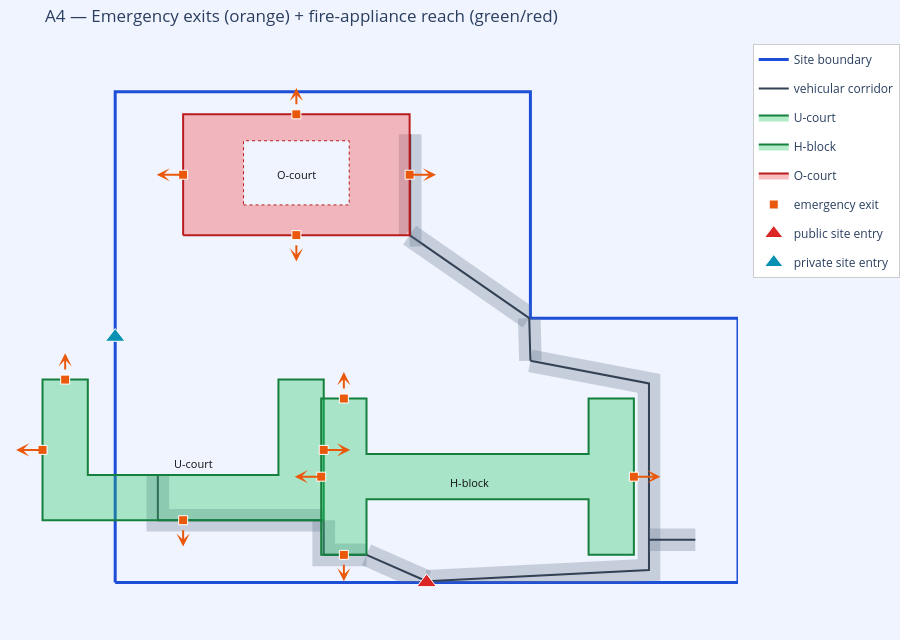

The notebook cell saved with this chart:
### Markdown cell above
## A4 — Fire safety & emergency egress

`fire_safety_egress` combines two things per building: **emergency exits**
(orange arrows) placed on open exterior facades with multiple independent escape
directions — never discharging into a courtyard — and **fire-appliance reach**
(strict: nearest wall, deepest interior, every courtyard). Buildings shade green
(serviceable) / red (a courtyard or core out of reach).

### Code cell
fs = report['fire_safety_egress']
fire, egress = fs['fire_access'], fs['egress']
print('fire  :', fire['summary'])
print('egress:', egress['summary'])
for r in egress['buildings']:
    fa = r['fire_appliance_access']
    print(f"   {r['building_id']:8s} exits={r['n_exits']} indep_dir={r['independent_directions']} "
          f"single_point={r['single_point_failure']} court_only={r['courtyard_only_egress_risk']} "
          f"| appliance: near={fa['distance_m']}m deep={fa['deepest_point_distance_m']}m "
          f"courts_ok={fa['courtyards_reachable']} compliant={r['compliant']}")

fig = new_fig('A4 — Emergency exits (orange) + fire-appliance reach (green/red)', SITE_BOUNDARY)
draw_vehicular(fig, veh)
draw_buildings(fig, BUILDINGS, fire=fire)
draw_emergency_exits(fig, egress)
draw_entries(fig, propose_site_entries(SITE_MODEL))
fig.show()

### Figure 1 — Plotly figure (JSON) as saved in the notebook; plotly's stock layout.template omitted (floating-point values rounded to 4 significant figures)
{"data": [{"hoverinfo": "skip", "line": {"color": "#1d4ed8", "width": 3}, "mode": "lines", "name": "Site boundary", "type": "scatter", "x": [0, 165, 165, 110, 110, 0, 0, 0], "y": [0, 0, 70, 70, 130, 130, 0, 0]}, {"fill": "toself", "fillcolor": "rgba(100,116,139,0.30)", "hoverinfo": "skip", "line": {"color": "rgba(0,0,0,0)", "width": 0}, "mode": "lines", "showlegend": false, "type": "scatter", "x": [85.5, 85.5, 79.5, 79.5, 85.5, 85.5], "y": [0.3, 0.0, 0.0, 0.3, 0.3, 0.3]}, {"hoverinfo": "skip", "legendgroup": "veh", "line": {"color": "#334155", "width": 2}, "mode": "lines", "name": "vehicular corridor", "showlegend": true, "type": "scatter", "x": [82.5, 82.5], "y": [0.0, 0.3]}, {"fill": "toself", "fillcolor": "rgba(100,116,139,0.30)", "hoverinfo": "skip", "line": {"color": "rgba(0,0,0,0)", "width": 0}, "mode": "lines", "showlegend": false, "type": "scatter", "x": [67.79, 83.71, 82.37, 75.72, 65.38, 67.79, 67.79], "y": [10.04, 3.047, 0.0, 0.0, 4.545, 10.04, 10.04]}, {"hoverinfo": "skip", "legendgroup": "veh", "line": {"color": "#334155", "width": 2}, "mode": "lines", "name": "vehicular corridor", "showlegend": false, "type": "scatter", "x": [82.5, 66.58], "y": [0.3, 7.292]}, {"fill": "toself", "fillcolor": "rgba(100,116,139,0.30)", "hoverinfo": "skip", "line": {"color": "rgba(0,0,0,0)", "width": 0}, "mode": "lines", "showlegend": false, "type": "scatter", "x": [52.25, 58.25, 58.25, 66.58, 66.58, 52.25, 52.25, 52.25], "y": [16.48, 16.48, 10.29, 10.29, 4.292, 4.292, 16.48, 16.48]}, {"hoverinfo": "skip", "legendgroup": "veh", "line": {"color": "#334155", "width": 2}, "mode": "lines", "name": "vehicular corridor", "showlegend": false, "type": "scatter", "x": [66.58, 55.25, 55.25], "y": [7.292, 7.292, 16.48]}, {"fill": "toself", "fillcolor": "rgba(100,116,139,0.30)", "hoverinfo": "skip", "line": {"color": "rgba(0,0,0,0)", "width": 0}, "mode": "lines", "showlegend": false, "type": "scatter", "x": [138.4, 109.4, 110.6, 144.4, 144.4, 135.7, 82.52, 82.35, 138.4, 138.4, 138.4], "y": [50.23, 55.75, 61.65, 55.19, 0.4405, 0.0, 0.0, 3.296, 6.144, 50.23, 50.23]}, {"hoverinfo": "skip", "legendgroup": "veh", "line": {"color": "#334155", "width": 2}, "mode": "lines", "name": "vehicular corridor", "showlegend": false, "type": "scatter", "x": [82.5, 141.4, 141.4, 110.0], "y": [0.3, 3.292, 52.71, 58.7]}, {"fill": "toself", "fillcolor": "rgba(100,116,139,0.30)", "hoverinfo": "skip", "line": {"color": "rgba(0,0,0,0)", "width": 0}, "mode": "lines", "showlegend": false, "type": "scatter", "x": [110.0, 110.0, 112.7, 113.0, 107.0, 106.7, 110.0, 110.0], "y": [70.01, 70.0, 70.0, 58.78, 58.62, 69.92, 70.01, 70.01]}, {"hoverinfo": "skip", "legendgroup": "veh", "line": {"color": "#334155", "width": 2}, "mode": "lines", "name": "vehicular corridor", "showlegend": false, "type": "scatter", "x": [110.0, 109.7], "y": [58.7, 70.0]}, {"fill": "toself", "fillcolor": "rgba(100,116,139,0.30)", "hoverinfo": "skip", "line": {"color": "rgba(0,0,0,0)", "width": 0}, "mode": "lines", "showlegend": false, "type": "scatter", "x": [153.7, 141.4, 141.4, 153.7, 153.7, 153.7], "y": [8.3, 8.3, 14.3, 14.3, 8.3, 8.3]}, {"hoverinfo": "skip", "legendgroup": "veh", "line": {"color": "#334155", "width": 2}, "mode": "lines", "name": "vehicular corridor", "showlegend": false, "type": "scatter", "x": [141.4, 153.7], "y": [11.3, 11.3]}, {"fill": "toself", "fillcolor": "rgba(100,116,139,0.30)", "hoverinfo": "skip", "line": {"color": "rgba(0,0,0,0)", "width": 0}, "mode": "lines", "showlegend": false, "type": "scatter", "x": [8.3, 14.3, 14.3, 55.25, 55.25, 8.3, 8.3, 8.3], "y": [28.63, 28.63, 19.48, 19.48, 13.48, 13.48, 28.63, 28.63]}, {"hoverinfo": "skip", "legendgroup": "veh", "line": {"color": "#334155", "width": 2}, "mode": "lines", "name": "vehicular corridor", "showlegend": false, "type": "scatter", "x": [55.25, 11.3, 11.3], "y": [16.48, 16.48, 28.63]}, {"fill": "toself", "fillcolor": "rgba(100,116,139,0.30)", "hoverinfo": "skip", "line": {"color": "rgba(0,0,0,0)", "width": 0}, "mode": "lines", "showlegend": false, "type": "scatter", "x": [79.71, 110.0, 110.0, 108.0, 76.29, 79.71, 79.71], "y": [94.46, 73.44, 70.43, 67.54, 89.54, 94.46, 94.46]}, {"hoverinfo": "skip", "legendgroup": "veh", "line": {"color": "#334155", "width": 2}, "mode": "lines", "name": "vehicular corridor", "showlegend": false, "type": "scatter", "x": [109.7, 78.0], "y": [70.0, 92.0]}, {"fill": "toself", "fillcolor": "rgba(100,116,139,0.30)", "hoverinfo": "skip", "line": {"color": "rgba(0,0,0,0)", "width": 0}, "mode": "lines", "showlegend": false, "type": "scatter", "x": [76.65, 75.15, 75.15, 81.15, 81.15, 78.0, 78.0, 76.65, 76.65], "y": [92.0, 92.0, 118.7, 118.7, 89.0, 89.0, 93.35, 92.0, 92.0]}, {"hoverinfo": "skip", "legendgroup": "veh", "line": {"color": "#334155", "width": 2}, "mode": "lines", "name": "vehicular corridor", "showlegend": false, "type": "scatter", "x": [78.0, 78.15, 78.15], "y": [92.0, 92.0, 118.7]}, {"fill": "toself", "fillcolor": "rgba(34,197,94,0.35)", "hoverinfo": "skip", "line": {"color": "#15803d", "width": 2}, "mode": "lines", "name": "U-court", "type": "scatter", "x": [55.25, 43.25, -7.25, -19.25, -19.25, -19.25, -7.25, -7.25, 43.25, 43.25, 55.25, 55.25, 55.25, 55.25], "y": [16.48, 16.48, 16.48, 16.48, 28.48, 53.73, 53.73, 28.48, 28.48, 53.73, 53.73, 28.48, 16.48, 16.48]}, {"fill": "toself", "fillcolor": "rgba(34,197,94,0.35)", "hoverinfo": "skip", "line": {"color": "#15803d", "width": 2}, "mode": "lines", "name": "H-block", "type": "scatter", "x": [66.58, 54.58, 54.58, 66.58, 66.58, 125.4, 125.4, 137.4, 137.4, 125.4, 125.4, 66.58, 66.58, 66.58], "y": [7.292, 7.292, 48.71, 48.71, 34.0, 34.0, 48.71, 48.71, 7.292, 7.292, 22.0, 22.0, 7.292, 7.292]}, {"fill": "toself", "fillcolor": "rgba(239,68,68,0.35)", "hoverinfo": "skip", "line": {"color": "#b91c1c", "width": 2}, "mode": "lines", "name": "O-court", "type": "scatter", "x": [18, 78, 78, 18, 18], "y": [92, 92, 124, 124, 92]}, {"fill": "toself", "fillcolor": "#f0f4ff", "hoverinfo": "skip", "line": {"color": "#b91c1c", "dash": "dot", "width": 1}, "mode": "lines", "showlegend": false, "type": "scatter", "x": [34, 62, 62, 34, 34], "y": [100, 100, 117, 117, 100]}, {"hoverinfo": "skip", "legendgroup": "exit", "marker": {"color": "#ea580c", "line": {"color": "white", "width": 1}, "size": 9, "symbol": "square"}, "mode": "markers", "name": "emergency exit", "showlegend": true, "type": "scatter", "x": [18.0], "y": [16.48]}, {"hoverinfo": "skip", "legendgroup": "exit", "marker": {"color": "#ea580c", "line": {"color": "white", "width": 1}, "size": 9, "symbol": "square"}, "mode": "markers", "name": "emergency exit", "showlegend": false, "type": "scatter", "x": [-19.25], "y": [35.1]}, {"hoverinfo": "skip", "legendgroup": "exit", "marker": {"color": "#ea580c", "line": {"color": "white", "width": 1}, "size": 9, "symbol": "square"}, "mode": "markers", "name": "emergency exit", "showlegend": false, "type": "scatter", "x": [55.25], "y": [35.1]}, {"hoverinfo": "skip", "legendgroup": "exit", "marker": {"color": "#ea580c", "line": {"color": "white", "width": 1}, "size": 9, "symbol": "square"}, "mode": "markers", "name": "emergency exit", "showlegend": false, "type": "scatter", "x": [-13.25], "y": [53.73]}, {"hoverinfo": "skip", "legendgroup": "exit", "marker": {"color": "#ea580c", "line": {"color": "white", "width": 1}, "size": 9, "symbol": "square"}, "mode": "markers", "name": "emergency exit", "showlegend": false, "type": "scatter", "x": [54.58], "y": [28.0]}, {"hoverinfo": "skip", "legendgroup": "exit", "marker": {"color": "#ea580c", "line": {"color": "white", "width": 1}, "size": 9, "symbol": "square"}, "mode": "markers", "name": "emergency exit", "showlegend": false, "type": "scatter", "x": [137.4], "y": [28.0]}, {"hoverinfo": "skip", "legendgroup": "exit", "marker": {"color": "#ea580c", "line": {"color": "white", "width": 1}, "size": 9, "symbol": "square"}, "mode": "markers", "name": "emergency exit", "showlegend": false, "type": "scatter", "x": [60.58], "y": [7.292]}, {"hoverinfo": "skip", "legendgroup": "exit", "marker": {"color": "#ea580c", "line": {"color": "white", "width": 1}, "size": 9, "symbol": "square"}, "mode": "markers", "name": "emergency exit", "showlegend": false, "type": "scatter", "x": [60.58], "y": [48.71]}, {"hoverinfo": "skip", "legendgroup": "exit", "marker": {"color": "#ea580c", "line": {"color": "white", "width": 1}, "size": 9, "symbol": "square"}, "mode": "markers", "name": "emergency exit", "showlegend": false, "type": "scatter", "x": [48.0], "y": [92.0]}, {"hoverinfo": "skip", "legendgroup": "exit", "marker": {"color": "#ea580c", "line": {"color": "white", "width": 1}, "size": 9, "symbol": "square"}, "mode": "markers", "name": "emergency exit", "showlegend": false, "type": "scatter", "x": [48.0], "y": [124.0]}, {"hoverinfo": "skip", "legendgroup": "exit", "marker": {"color": "#ea580c", "line": {"color": "white", "width": 1}, "size": 9, "symbol": "square"}, "mode": "markers", "name": "emergency exit", "showlegend": false, "type": "scatter", "x": [78.0], "y": [108.0]}, {"hoverinfo": "skip", "legendgroup": "exit", "marker": {"color": "#ea580c", "line": {"color": "white", "width": 1}, "size": 9, "symbol": "square"}, "mode": "markers", "name": "emergency exit", "showlegend": false, "type": "scatter", "x": [18.0], "y": [108.0]}, {"hoverinfo": "text", "marker": {"color": "#dc2626", "line": {"color": "white", "width": 1}, "size": 17, "symbol": "triangle-up"}, "mode": "markers", "name": "public site entry", "showlegend": true, "text": "Main Street", "type": "scatter", "x": [82.5], "y": [0.0]}, {"hoverinfo": "text", "marker": {"color": "#0891b2", "line": {"color": "white", "width": 1}, "size": 17, "symbol": "triangle-up"}, "mode": "markers", "name": "private site entry", "showlegend": true, "text": "Service Lane", "type": "scatter", "x": [0.0], "y": [65.0]}], "layout": {"annotations": [{"font": {"color": "#111", "size": 11}, "showarrow": false, "text": "U-court", "x": 20.87, "y": 31.63}, {"font": {"color": "#111", "size": 11}, "showarrow": false, "text": "H-block", "x": 93.74, "y": 26.41}, {"font": {"color": "#111", "size": 11}, "showarrow": false, "text": "O-court", "x": 48.0, "y": 108.0}, {"arrowcolor": "#ea580c", "arrowhead": 3, "arrowsize": 1.1, "arrowwidth": 2, "ax": 18.0, "axref": "x", "ay": 16.48, "ayref": "y", "showarrow": true, "x": 18.0, "xref": "x", "y": 9.476, "yref": "y"}, {"arrowcolor": "#ea580c", "arrowhead": 3, "arrowsize": 1.1, "arrowwidth": 2, "ax": -19.25, "axref": "x", "ay": 35.1, "ayref": "y", "showarrow": true, "x": -26.25, "xref": "x", "y": 35.1, "yref": "y"}, {"arrowcolor": "#ea580c", "arrowhead": 3, "arrowsize": 1.1, "arrowwidth": 2, "ax": 55.25, "axref": "x", "ay": 35.1, "ayref": "y", "showarrow": true, "x": 62.25, "xref": "x", "y": 35.1, "yref": "y"}, {"arrowcolor": "#ea580c", "arrowhead": 3, "arrowsize": 1.1, "arrowwidth": 2, "ax": -13.25, "axref": "x", "ay": 53.73, "ayref": "y", "showarrow": true, "x": -13.25, "xref": "x", "y": 60.73, "yref": "y"}, {"arrowcolor": "#ea580c", "arrowhead": 3, "arrowsize": 1.1, "arrowwidth": 2, "ax": 54.58, "axref": "x", "ay": 28.0, "ayref": "y", "showarrow": true, "x": 47.58, "xref": "x", "y": 28.0, "yref": "y"}, {"arrowcolor": "#ea580c", "arrowhead": 3, "arrowsize": 1.1, "arrowwidth": 2, "ax": 137.4, "axref": "x", "ay": 28.0, "ayref": "y", "showarrow": true, "x": 144.4, "xref": "x", "y": 28.0, "yref": "y"}, {"arrowcolor": "#ea580c", "arrowhead": 3, "arrowsize": 1.1, "arrowwidth": 2, "ax": 60.58, "axref": "x", "ay": 7.292, "ayref": "y", "showarrow": true, "x": 60.58, "xref": "x", "y": 0.292, "yref": "y"}, {"arrowcolor": "#ea580c", "arrowhead": 3, "arrowsize": 1.1, "arrowwidth": 2, "ax": 60.58, "axref": "x", "ay": 48.71, "ayref": "y", "showarrow": true, "x": 60.58, "xref": "x", "y": 55.71, "yref": "y"}, {"arrowcolor": "#ea580c", "arrowhead": 3, "arrowsize": 1.1, "arrowwidth": 2, "ax": 48.0, "axref": "x", "ay": 92.0, "ayref": "y", "showarrow": true, "x": 48.0, "xref": "x", "y": 85.0, "yref": "y"}, {"arrowcolor": "#ea580c", "arrowhead": 3, "arrowsize": 1.1, "arrowwidth": 2, "ax": 48.0, "axref": "x", "ay": 124.0, "ayref": "y", "showarrow": true, "x": 48.0, "xref": "x", "y": 131.0, "yref": "y"}, {"arrowcolor": "#ea580c", "arrowhead": 3, "arrowsize": 1.1, "arrowwidth": 2, "ax": 78.0, "axref": "x", "ay": 108.0, "ayref": "y", "showarrow": true, "x": 85.0, "xref": "x", "y": 108.0, "yref": "y"}, {"arrowcolor": "#ea580c", "arrowhead": 3, "arrowsize": 1.1, "arrowwidth": 2, "ax": 18.0, "axref": "x", "ay": 108.0, "ayref": "y", "showarrow": true, "x": 11.0, "xref": "x", "y": 108.0, "yref": "y"}], "height": 640, "legend": {"bgcolor": "white", "bordercolor": "#ccc", "borderwidth": 1, "x": 1.02, "y": 1}, "margin": {"b": 0, "l": 0, "r": 0, "t": 44}, "paper_bgcolor": "#f0f4ff", "plot_bgcolor": "#f0f4ff", "title": {"text": "A4 — Emergency exits (orange) + fire-appliance reach (green/red)"}, "xaxis": {"visible": false}, "yaxis": {"scaleanchor": "x", "scaleratio": 1, "visible": false}}}
